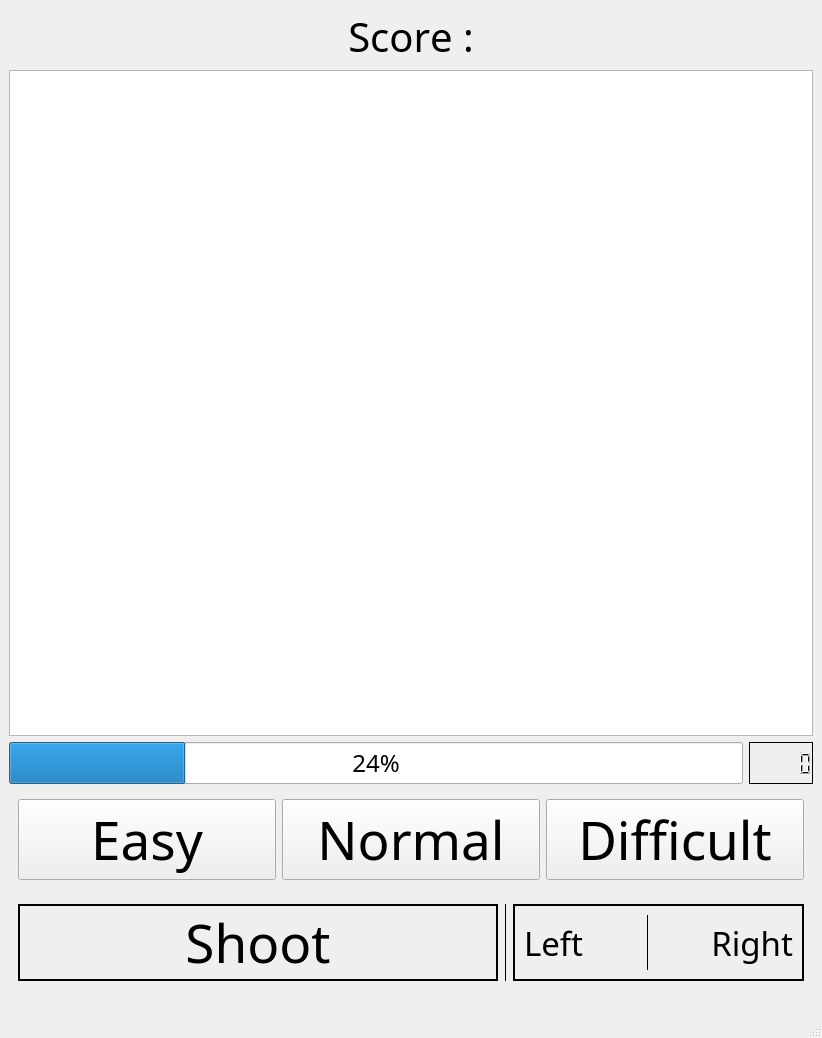
<?xml version="1.0" encoding="UTF-8"?>
<ui version="4.0">
 <class>MainWindow</class>
 <widget class="QMainWindow" name="MainWindow">
  <property name="geometry">
   <rect>
    <x>0</x>
    <y>0</y>
    <width>822</width>
    <height>1038</height>
   </rect>
  </property>
  <property name="font">
   <font>
    <family>Agency FB</family>
    <pointsize>18</pointsize>
   </font>
  </property>
  <property name="windowTitle">
   <string>MainWindow</string>
  </property>
  <widget class="QWidget" name="centralwidget">
   <layout class="QVBoxLayout" name="verticalLayout_2">
    <item>
     <widget class="QLabel" name="label">
      <property name="font">
       <font>
        <family>Agency FB</family>
        <pointsize>30</pointsize>
        <kerning>false</kerning>
       </font>
      </property>
      <property name="text">
       <string>Score :</string>
      </property>
      <property name="alignment">
       <set>Qt::AlignCenter</set>
      </property>
     </widget>
    </item>
    <item>
     <widget class="QGraphicsView" name="graphicsView">
      <property name="minimumSize">
       <size>
        <width>800</width>
        <height>600</height>
       </size>
      </property>
      <property name="cursor" stdset="0">
       <cursorShape>BlankCursor</cursorShape>
      </property>
     </widget>
    </item>
    <item>
     <layout class="QHBoxLayout" name="horizontalLayout">
      <item>
       <widget class="QProgressBar" name="progressBar">
        <property name="value">
         <number>24</number>
        </property>
        <property name="alignment">
         <set>Qt::AlignLeading|Qt::AlignLeft|Qt::AlignVCenter</set>
        </property>
        <property name="textVisible">
         <bool>true</bool>
        </property>
       </widget>
      </item>
      <item>
       <widget class="QLCDNumber" name="lcdNumber">
        <property name="frameShape">
         <enum>QFrame::Box</enum>
        </property>
        <property name="frameShadow">
         <enum>QFrame::Plain</enum>
        </property>
        <property name="lineWidth">
         <number>1</number>
        </property>
       </widget>
      </item>
     </layout>
    </item>
    <item>
     <widget class="QFrame" name="frame_level">
      <property name="frameShape">
       <enum>QFrame::NoFrame</enum>
      </property>
      <property name="frameShadow">
       <enum>QFrame::Raised</enum>
      </property>
      <layout class="QHBoxLayout" name="horizontalLayout_2">
       <item>
        <widget class="QPushButton" name="pushButton_2">
         <property name="minimumSize">
          <size>
           <width>0</width>
           <height>0</height>
          </size>
         </property>
         <property name="maximumSize">
          <size>
           <width>16777215</width>
           <height>90</height>
          </size>
         </property>
         <property name="font">
          <font>
           <family>Agency FB</family>
           <pointsize>40</pointsize>
          </font>
         </property>
         <property name="autoFillBackground">
          <bool>true</bool>
         </property>
         <property name="text">
          <string>Easy</string>
         </property>
         <property name="autoDefault">
          <bool>false</bool>
         </property>
         <property name="default">
          <bool>false</bool>
         </property>
         <property name="flat">
          <bool>false</bool>
         </property>
        </widget>
       </item>
       <item>
        <widget class="QPushButton" name="pushButton_3">
         <property name="maximumSize">
          <size>
           <width>16777215</width>
           <height>90</height>
          </size>
         </property>
         <property name="font">
          <font>
           <family>Agency FB</family>
           <pointsize>40</pointsize>
          </font>
         </property>
         <property name="text">
          <string>Normal</string>
         </property>
         <property name="default">
          <bool>false</bool>
         </property>
        </widget>
       </item>
       <item>
        <widget class="QPushButton" name="pushButton">
         <property name="enabled">
          <bool>true</bool>
         </property>
         <property name="maximumSize">
          <size>
           <width>16777215</width>
           <height>90</height>
          </size>
         </property>
         <property name="font">
          <font>
           <family>Agency FB</family>
           <pointsize>40</pointsize>
          </font>
         </property>
         <property name="text">
          <string>Difficult</string>
         </property>
         <property name="checkable">
          <bool>false</bool>
         </property>
         <property name="flat">
          <bool>false</bool>
         </property>
        </widget>
       </item>
      </layout>
     </widget>
    </item>
    <item>
     <widget class="QFrame" name="frame_command">
      <property name="frameShape">
       <enum>QFrame::NoFrame</enum>
      </property>
      <property name="frameShadow">
       <enum>QFrame::Raised</enum>
      </property>
      <layout class="QHBoxLayout" name="horizontalLayout_5">
       <item>
        <widget class="QLabel" name="label_4">
         <property name="minimumSize">
          <size>
           <width>480</width>
           <height>0</height>
          </size>
         </property>
         <property name="font">
          <font>
           <family>Agency FB</family>
           <pointsize>40</pointsize>
          </font>
         </property>
         <property name="autoFillBackground">
          <bool>true</bool>
         </property>
         <property name="frameShape">
          <enum>QFrame::WinPanel</enum>
         </property>
         <property name="text">
          <string>Shoot</string>
         </property>
         <property name="alignment">
          <set>Qt::AlignCenter</set>
         </property>
        </widget>
       </item>
       <item>
        <widget class="Line" name="line">
         <property name="frameShadow">
          <enum>QFrame::Plain</enum>
         </property>
         <property name="orientation">
          <enum>Qt::Vertical</enum>
         </property>
        </widget>
       </item>
       <item>
        <widget class="QFrame" name="frame">
         <property name="minimumSize">
          <size>
           <width>280</width>
           <height>0</height>
          </size>
         </property>
         <property name="maximumSize">
          <size>
           <width>640</width>
           <height>16777215</height>
          </size>
         </property>
         <property name="autoFillBackground">
          <bool>true</bool>
         </property>
         <property name="frameShape">
          <enum>QFrame::WinPanel</enum>
         </property>
         <property name="frameShadow">
          <enum>QFrame::Plain</enum>
         </property>
         <layout class="QHBoxLayout" name="horizontalLayout_4">
          <item>
           <widget class="QLabel" name="label_2">
            <property name="minimumSize">
             <size>
              <width>0</width>
              <height>0</height>
             </size>
            </property>
            <property name="font">
             <font>
              <family>Agency FB</family>
              <pointsize>25</pointsize>
             </font>
            </property>
            <property name="text">
             <string>Left</string>
            </property>
            <property name="alignment">
             <set>Qt::AlignLeading|Qt::AlignLeft|Qt::AlignVCenter</set>
            </property>
           </widget>
          </item>
          <item>
           <widget class="QLabel" name="label_left_arrow">
            <property name="minimumSize">
             <size>
              <width>50</width>
              <height>50</height>
             </size>
            </property>
            <property name="maximumSize">
             <size>
              <width>80</width>
              <height>80</height>
             </size>
            </property>
            <property name="text">
             <string/>
            </property>
            <property name="pixmap">
             <pixmap>Images/keyboard-arrow-left_1.png</pixmap>
            </property>
            <property name="scaledContents">
             <bool>true</bool>
            </property>
           </widget>
          </item>
          <item>
           <widget class="Line" name="line_2">
            <property name="frameShadow">
             <enum>QFrame::Plain</enum>
            </property>
            <property name="orientation">
             <enum>Qt::Vertical</enum>
            </property>
           </widget>
          </item>
          <item>
           <widget class="QLabel" name="label_right_arrow">
            <property name="minimumSize">
             <size>
              <width>50</width>
              <height>50</height>
             </size>
            </property>
            <property name="maximumSize">
             <size>
              <width>80</width>
              <height>80</height>
             </size>
            </property>
            <property name="text">
             <string/>
            </property>
            <property name="pixmap">
             <pixmap>Images/keyboard-arrow-right_1.png</pixmap>
            </property>
            <property name="scaledContents">
             <bool>true</bool>
            </property>
           </widget>
          </item>
          <item>
           <widget class="QLabel" name="label_3">
            <property name="minimumSize">
             <size>
              <width>0</width>
              <height>0</height>
             </size>
            </property>
            <property name="font">
             <font>
              <family>Agency FB</family>
              <pointsize>25</pointsize>
             </font>
            </property>
            <property name="text">
             <string>Right</string>
            </property>
            <property name="alignment">
             <set>Qt::AlignRight|Qt::AlignTrailing|Qt::AlignVCenter</set>
            </property>
           </widget>
          </item>
         </layout>
        </widget>
       </item>
      </layout>
     </widget>
    </item>
   </layout>
  </widget>
  <widget class="QMenuBar" name="menubar">
   <property name="geometry">
    <rect>
     <x>0</x>
     <y>0</y>
     <width>822</width>
     <height>39</height>
    </rect>
   </property>
  </widget>
  <widget class="QStatusBar" name="statusbar"/>
 </widget>
 <resources/>
 <connections/>
</ui>
